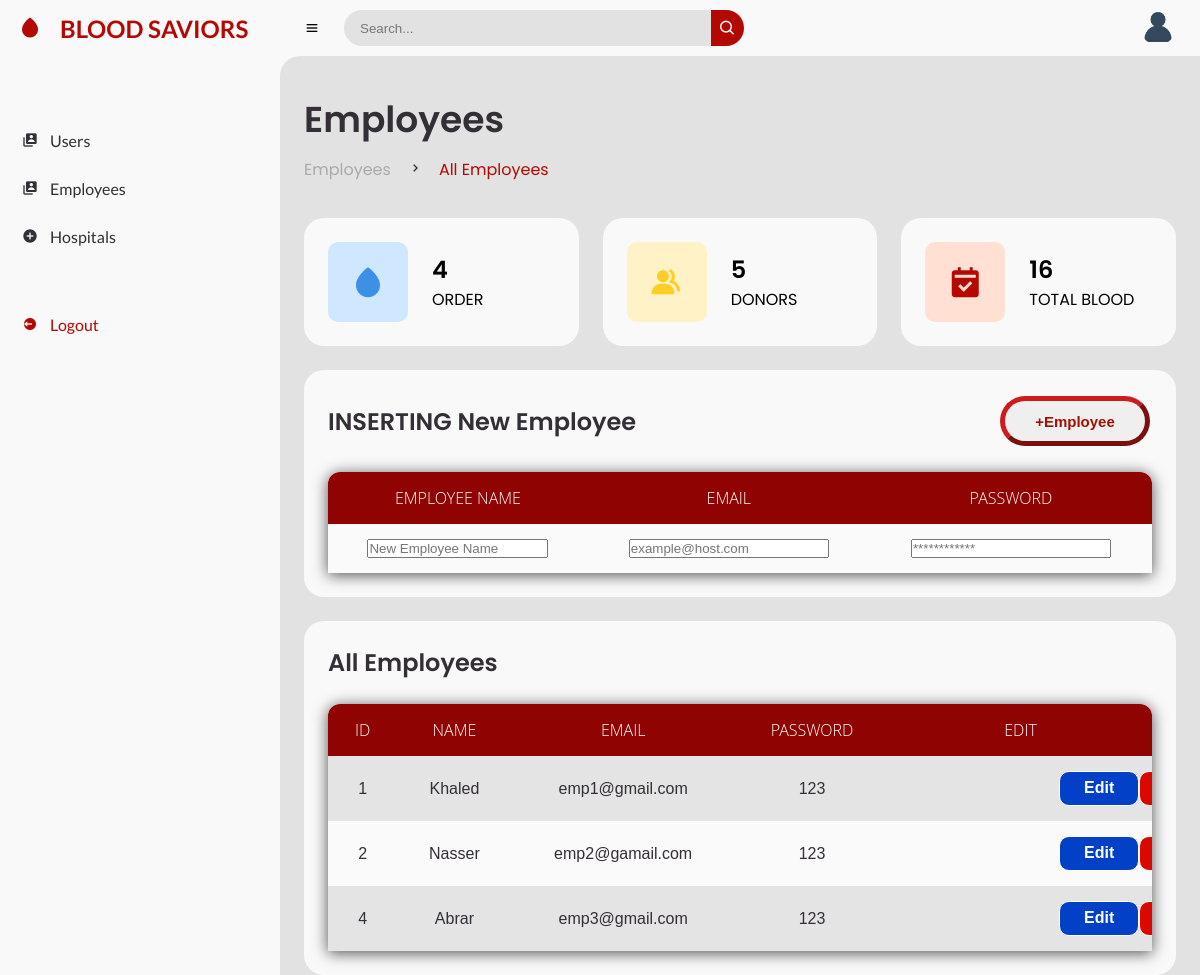
Screenshot of /view/employees.php with the database file from the repository.
### tables this page shows
CREATE TABLE `employee` (
  `ID` int(20) NOT NULL,
  `USER_NAME` varchar(20) NOT NULL,
  `EMAIL` varchar(50) NOT NULL,
  `PASSWORD` int(50) NOT NULL
);

### view/employees.php (the view, shortened to what this page needs)
<?php
include '../inc/connection-inc.php';
$employee_all = "SELECT * FROM employee";
$employee_query = mysqli_query($conn, $employee_all);
?>
<!DOCTYPE html>
<html lang="en">
<head>
	<link href='https://unpkg.com/boxicons@2.0.9/css/boxicons.min.css' rel='stylesheet'>
	<link rel="stylesheet" href="../style/style.css">
	<link rel="stylesheet" type="text/css" href="/external_links/font-awesome.css">
</head>
<body>
	<?php include "../sidebar_links/admin_links.php"; ?>
	<section id="content">
		<?php include "../config/users_nav_html.php"; ?>
		<main>
			<div class="head-title">
				<div class="left">
					<h1>Employees</h1>
					<ul class="breadcrumb">
						<li>
							<a href="#">Employees</a>
						</li>
						<li><i class='bx bx-chevron-right' ></i></li>
						<li>
							<a class="active" href="#">All Employees</a>
						</li>
					</ul>
				</div>
			</div>
			<?php include "../config/counter_html.php"; ?>
			<form action="employees.php" method="POST">
				<div class="table-data">
					<div class="order">
						<div class="head">
							<h3>INSERTING New Employee</h3>
							<button class="box_button_D_V" name="new_emp" style="width: 150px;"><p>+Employee</p></button>
						</div>
						<table>
							<tr>
								<th> Employee Name </th>
								<th> Email </th>
                                <th> Password </th>
							</tr>
							<tr style=background-color:#fafafa;>
								<td><input type="text" name="emp_name"  placeholder="New Employee Name" style="width: 200X; height: 100%;" required></td>
								<td><input type="text" name="emp_email"  placeholder="example@host.com" style="width: 200PX; height: 100%;" required></td>
								<td><input type="password" name="emp_pwd" placeholder="************" style="width: 200PX; height: 100%;" required></td>
							</tr>
						</table>
					</div>
				</div>
			</form>
			<div class="table-data">
				<div class="order">
					<div class="head">
						<h3>All Employees</h3>
					</div>
					<table>
						<tr>
							<th> ID </th>
							<th> Name </th>
							<th> Email </th>
                            <th> Password </th>
							<th> Edit</th>
						</tr>
						<?php while($row2 = mysqli_fetch_array($employee_query)): ?>
							<tr>
								<td><?php echo $row2['ID'] ?></td>
								<td><?php echo $row2['USER_NAME'] ?></td>
								<td><?php echo $row2['EMAIL'] ?></td>
                                <td><?php echo $row2['PASSWORD'] ?></td>
								<td class="buttons_edit">
									<P style="position:relative; left: 120px;" id="accept_r"><a href="../edit_and_delete/employees_process.php?edit=<?php echo $row2['ID'];?>" >Edit</a></P>
									<p style="position:relative; left: 120px;" id="delete_r"><a href="../edit_and_delete/employees_process.php?delete=<?php echo $row2['ID'];?>">Delete</a></p>>
                                </td>
							</tr>
						<?php endwhile; ?>
					</table>
				</div>
			</div>
		</main>
	</section>
</body>
</html>

### style/style.css (style rules this page uses)
html { min-height: 100%; }
* { margin: 0; padding: 0; box-sizing: border-box; }
a { text-decoration: none; }
li { list-style: none; }
:root { --poppins: 'Poppins', sans-serif; --lato: 'Lato', sans-serif; --light: #F9F9F9; --blue: #3C91E6; --light-blue: #CFE8FF; --grey: rgb(226, 226, 226); --dark-grey: #AAAAAA; --dark: #342E37; --red: #b40803; --yellow: #FFCE26; --light-yellow: #FFF2C6; --orange: #FD7238; --light-orange: #FFE0D3; }
html { overflow-x: hidden; }
body { background: var(--grey); }
#content { position: relative; width: calc(100% - 280px); left: 280px; transition: .3s ease; }
#content main { width: 100%; padding: 36px 24px; font-family: var(--poppins); max-height: calc(100vh - 56px); height: 100%; }
#content main .head-title { display: flex; align-items: center; justify-content: space-between; grid-gap: 16px; flex-wrap: wrap; }
#content main .head-title .left h1 { font-size: 36px; font-weight: 600; margin-bottom: 10px; color: var(--dark); }
#content main .head-title .left .breadcrumb { display: flex; align-items: center; grid-gap: 16px; }
#content main .head-title .left .breadcrumb li { color: var(--dark); }
#content main .head-title .left .breadcrumb li a { color: var(--dark-grey); pointer-events: none; }
#content main .head-title .left .breadcrumb li a.active { color: var(--red); pointer-events: unset; }
#content main .table-data { display: flex; flex-wrap: wrap; grid-gap: 24px; margin-top: 24px; width: 100%; height: 100%; color: var(--dark); }
#content main .table-data > div { border-radius: 20px; background: var(--light); padding: 24px; overflow-x: auto; }
#content main .table-data .head { display: flex; align-items: center; grid-gap: 16px; margin-bottom: 24px; }
#content main .table-data .head h3 { margin-right: auto; font-size: 24px; font-weight: 600; }
#content main .table-data .order { flex-grow: 1; flex-basis: 500px; }
.buttons_edit { display: inline-flex; position: relative; left: 30px; }
.buttons_edit a { position: relative; top: 7px; text-align: center; align-items: center; color: white; font-weight: bold; }
#delete_r { align-items: center; width: 80px; height: 35px; border-radius: 10px; border-width: 1px; border-style: solid; background-color: #da0800; color: white; }
#accept_r { align-items: center; width: 80px; height: 35px; border-radius: 10px; border-width: 1px; border-style: solid; background-color: #0140c7; color: white; }
.box_button_D_V { border-radius: 50px; border-width: 5px; width: 100px; height: 50px; border-color: rgb(206, 27, 27); text-align:center; -webkit-line-clamp: vertical; overflow: hidden; text-overflow: ellipsis; color: #3a3a3a; margin: 2px; }
.box_button_D_V p { font-size: 15px; font-family:Verdana, Geneva, Tahoma, sans-serif; text-align: center;color: rgb(161, 17, 1); font-weight: bold; }
table { width: 100%; border-collapse: collapse; border-spacing: 0; box-shadow: 0 2px 15px rgba(5, 5, 5, 0.7); border-radius: 12px 12px 0 0; overflow: hidden; }
td , th { padding: 15px 20px; text-align: center; }
th { background-color: #8f0303; color: #ffffff; font-family: 'Open Sans',Sans-serif; font-weight: 200; text-transform: uppercase; }
tr { width: 100%; background-color: #fafafa; font-family: 'Montserrat', sans-serif; }
tr:nth-child(even) { background-color: #e4e4e4; }

### rows the page displays
employee: ID "1", USER_NAME "Khaled", EMAIL "emp1@gmail.com", PASSWORD "123"
employee: ID "2", USER_NAME "Nasser", EMAIL "emp2@gamail.com", PASSWORD "123"
employee: ID "4", USER_NAME "Abrar", EMAIL "emp3@gmail.com", PASSWORD "123"

### other values shown
$order_count "4"
$donor_count "5"
$count['sum_a_p'] "16"
